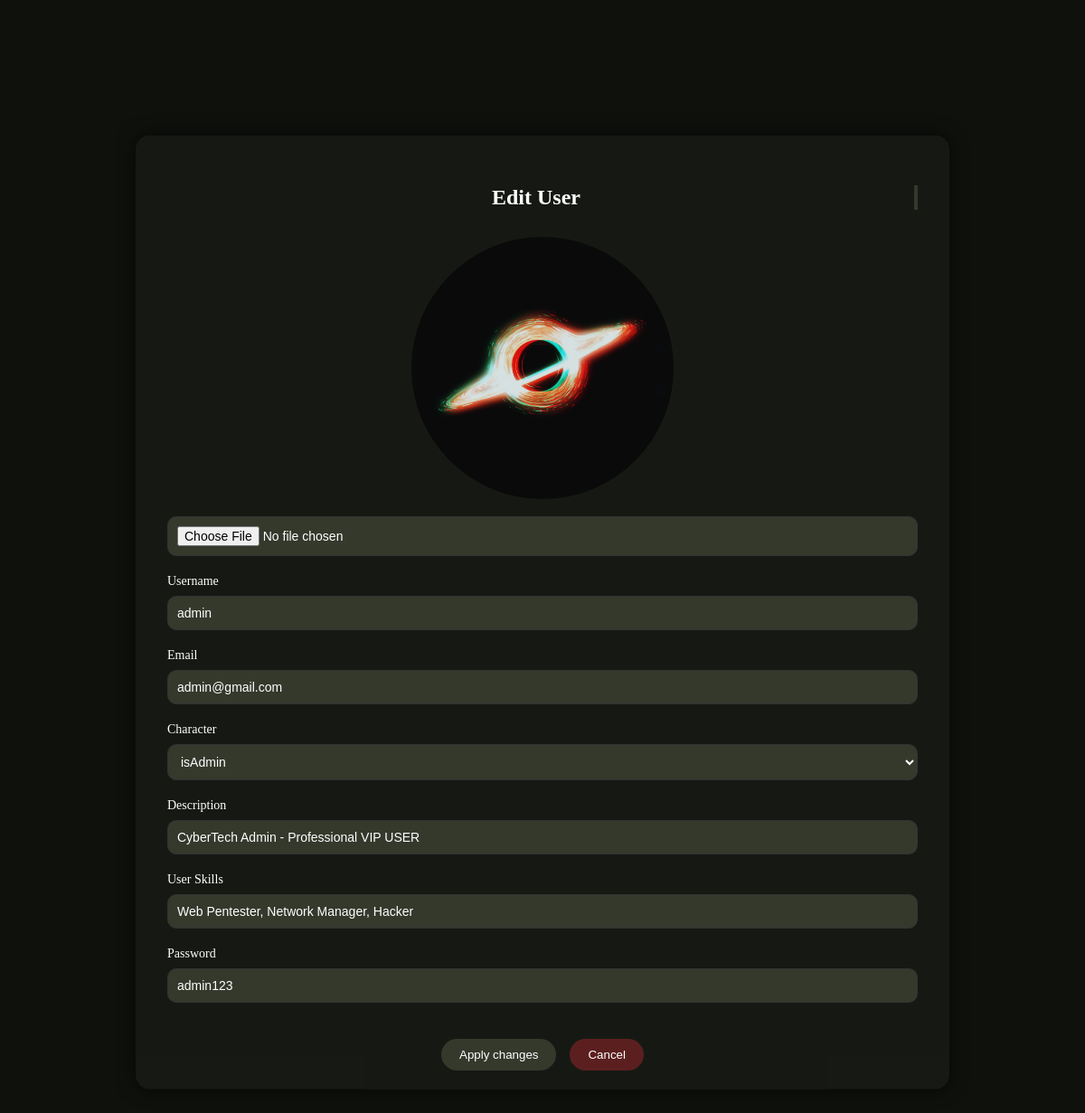
Screenshot of /php/database/editor.php?id=1&lang=en&referrer=user (signed in) with the database file from the repository.
### tables this page shows
CREATE TABLE `users` (
  `id` int(15) NOT NULL,
  `username` varchar(20) NOT NULL,
  `password` varchar(20) NOT NULL,
  `email` varchar(60) NOT NULL,
  `description` varchar(200) NOT NULL DEFAULT 'Empty',
  `user_status` varchar(10) NOT NULL DEFAULT 'Member',
  `picture` varchar(300) NOT NULL DEFAULT '../../assets/images/users.jpeg',
  `skills` varchar(500) NOT NULL DEFAULT 'Empty'
);

### php/database/editor.php (the view, shortened to what this page needs)
<?php
$isAdmin = TRUE;
$Status = "admin";
$id = $_GET['id'];
$referrer = $_GET['referrer'];
$lang = $_GET['lang'];
if ($lang == "en") {
    $page = "ltr";
} else {
    $page = "rtl";
}
$cybertech_db = mysqli_connect("localhost", "root", "", "cybertech_db");
if ($referrer == "user") {
    $database_data = mysqli_query($cybertech_db, "SELECT * FROM `users` WHERE id='$id'");
    $user_data = mysqli_fetch_array($database_data);
    if ($isAdmin == FALSE && $user_data["email"] != $_SESSION["email"]) {
        header("Location: ../../php/$lang/index.php");
        exit();
    } else {
        $username = $user_data["username"];
        $user_password = $user_data["password"];
        $user_email = $user_data["email"];
        $user_description = $user_data["description"];
        $user_status = $user_data["user_status"];
        $user_picture = $user_data["picture"];
        $user_skills = $user_data["skills"];
    }
}
?>
<!DOCTYPE html>
<html lang="<?php echo($lang);?>" dir="<?php echo($page);?>">
<head>
    <link rel="stylesheet" href="../../css/editor.css">
</head>
<body>
<div class="image-wrapper">
    <div class="admin-container">
        <div class="edit-section">
            <?php
            if ($lang == "en") {
                if ($referrer == "user") {
                    echo "<h2>Edit User</h2>";
                } else if ($referrer == "lab") {
                    echo "<h2>Edit Lab Info</h2>";
                } else if ($referrer == "machine") {
                    echo "<h2>Edit Machine Info</h2>";
                }
            } else if ($lang == "fa") {
                if ($referrer == "user") {
                    echo "<h2>ویرایش کاربر</h2>";
                } else if ($referrer == "lab") {
                    echo "<h2>ویرایش آزمایشگاه</h2>";
                } else if ($referrer == "machine") {
                    echo "<h2>ویرایش ماشین تست نفوذ</h2>";
                }
            }
            ?>
            <form class="edit-form" action="../database/apply_changes.php?referrer=<?php echo $referrer;?>&id=<?php echo $id;?>&lang=<?php echo $lang;?>" method="post" enctype="multipart/form-data">
                <div class="form-group">
                    <?php
                    if ($lang == "en") {
                        if ($referrer == "user") {
                            echo "<div class='avatar'><img src='$user_picture'></div>";
                            echo "<input type='file' name='uploadImage' id='uploadImage'>";
                        } else if ($referrer == "lab") {
                            echo "<div class='avatar'><img src='$lab_image'></div>";
                            echo "<input type='file' name='uploadImage' id='uploadImage'>";
                        } else if ($referrer == "machine") {
                            echo "<div class='avatar'><img src='$machine_image'></div>";
                            echo "<input type='file' name='uploadImage' id='uploadImage'>";
                        }
                    } else if ($lang == "fa") {
                        if ($referrer == "user") {
                            echo "<div class='avatar'><img src='$user_picture'></div>";
                            echo "<input type='file' name='uploadImage' id='uploadImage'>";
                        } else if ($referrer == "lab") {
                            echo "<div class='avatar'><img src='$lab_image'></div>";
                            echo "<input type='file' name='uploadImage' id='uploadImage'>";
                        } else if ($referrer == "machine") {
                            echo "<div class='avatar'><img src='$machine_image'></div>";
                            echo "<input type='file' name='uploadImage' id='uploadImage'>";
                        }
                    }
                    ?>
                </div>
                <div class="form-group">
                    <?php
                    if ($lang == "en") {
                        if ($referrer == "user") {
                            echo "<label>Username</label>";
                            echo "<input type='text' placeholder='Enter user name' name='username' value='$username'>";
                        } else if ($referrer == "lab") {
                            echo "<label>Lab Name</label>";
                            echo "<input type='text' placeholder='Enter lab name' name='lab_name' value='$lab_name'>";
                        } else if ($referrer == "machine") {
                            echo "<label>Machine Name</label>";
                            echo "<input type='text' placeholder='Enter machine name' name='machine_name' value='$machine_name'>";
                        }
                    } else if ($lang == "fa") {
                        if ($referrer == "user") {
                            echo "<label>نام کاربری</label>";
                            echo "<input type='text' placeholder='نام کاربری را وارد کنید' name='username' value='$username'>";
                        } else if ($referrer == "lab") {
                            echo "<label>نام آزمایشگاه</label>";
                            echo "<input type='text' placeholder='نام آزمایشگاه را وارد کنید' name='lab_name' value='$lab_name'>";
                        } else if ($referrer == "machine") {
                            echo "<label>نام ماشین</label>";
                            echo "<input type='text' placeholder='نام ماشین را وارد کنید' name='machine_name' value='$machine_name'>";
                        }
                    }
                    ?>
                </div>
                <div class="form-group">
                    <?php
                    if ($lang == "en") {
                        if ($referrer == "user") {
                            echo "<label>Email</label>";
                            echo "<input type='email' placeholder='Enter user email' name='email' value='$user_email'>";
                        } else if ($referrer == "lab") {
                            echo "<label>Lab Point</label>";
                            echo "<input type='text' placeholder='Enter laborator point' name='lab_point' value='$lab_point'>";
                        } else if ($referrer == "machine") {
                            echo "<label>Machine Description</label>";
                            echo "<input type='text' placeholder='Enter machine description' name='machine_description' value='$machine_description'>";
                        }
                    } else if ($lang == "fa") {
                        if ($referrer == "user") {
                            echo "<label>ایمیل</label>";
                            echo "<input type='email' placeholder='ایمیل را وارد کنید' name='email' value='$user_email'>";
                        } else if ($referrer == "lab") {
                            echo "<label>امتیاز آزمایشگاه</label>";
                            echo "<input type='text' placeholder='امتیاز آزمایشگاه را وارد کنید' name='lab_point' value='$lab_point'>";
                        } else if ($referrer == "machine") {
                            echo "<label>توضیحات ماشین</label>";
                            echo "<input type='text' placeholder='توضیحات ماشین را وارد کنید' name='machine_description' value='$machine_description'>";
                        }
                    }
                    ?>
                </div>
                <div class="form-group">
                    <?php
                    if ($lang == "en") {
                        if ($referrer == "user" && $isAdmin == TRUE) {
                            echo "<label>Character</label>";
                            echo "<select name='uchar'>";
                            echo "<option>isAdmin</option>";
                            echo "</select>";
                        } else if ($referrer == "lab") {
                            echo "<label>Laboratory Level</label>";
                            echo "<select name='lab_level'>";
                            echo "<option>Easy</option>";
                            echo "<option>Medium</option>";
                            echo "<option>Hard</option>";
                            echo "</select>";
                            echo "<script>document.getElementsByName('lab_level')[0].value='$lab_level'</script>";
                        } else if ($referrer == "machine") {
                            echo "<label>Vulnerable Machine Level</label>";
                            echo "<select name='machine_level'>";
                            echo "<option>Beginner</option>";
                            echo "<option>Beginner–Intermediate</option>";
                            echo "<option>Intermediate</option>";
                            echo "<option>Intermediate–Advance</option>";
                            echo "<option>Advanced</option>";
                            echo "<option>Professional</option>";
                            echo "</select>";
                            echo "<script>document.getElementsByName('machine_level')[0].value='$machine_level'</script>";
                        }
                    } else if ($lang == "fa") {
                        if ($referrer == "user" && $isAdmin == TRUE) {
                            echo "<label>نقش</label>";
                            echo "<select name='uchar'>";
                            echo "<option>Member</option>";
                            echo "<option>isAdmin</option>";
                            echo "</select>";
                            echo "<script>document.getElementsByName('uchar')[0].value='$user_status'</script>";
                        } else if ($referrer == "lab") {
                            echo "<label>سطح آزمایشگاه</label>";
                            echo "<select name='lab_level'>";
                            echo "<option>Easy</option>";
                            echo "<option>Medium</option>";
                            echo "<option>Hard</option>";
                            echo "</select>";
                            echo "<script>document.getElementsByName('lab_level')[0].value='$lab_level'</script>";
                        } else if ($referrer == "machine") {
                            echo "<label>سطح ماشین آسیب پذیر</label>";
                            echo "<select name='machine_level'>";
                            echo "<option>Beginner</option>";
                            echo "<option>Beginner–Intermediate</option>";
                            echo "<option>Intermediate</option>";
                            echo "<option>Intermediate–Advance</option>";
                            echo "<option>Advanced</option>";
                            echo "<option>Professional</option>";
                            echo "</select>";
                            echo "<script>document.getElementsByName('machine_level')[0].value='$machine_level'</script>";
                        }
                    }
                    ?>
                </div>
                <div class="form-group">
                    <?php
                    if ($lang == "en") {
                        if ($referrer == "user") {
                            echo "<label>Description</label>";
                            echo "<input type='text' placeholder='Enter user description' name='description' value='$user_description'>";
                        } else if ($referrer == "machine") {
                            echo "<label>Machine Fields</label>";
                            echo "<input type='text' placeholder='Enter machine fields' name='machine_fields' value='$machine_fields'>";
                        }
                    } else if ($lang == "fa") {
                        if ($referrer == "user") {
                            echo "<label>توضیحات</label>";
                            echo "<input type='text' placeholder='توضیحات کاربر را وارد کنید' name='description' value='$user_description'>";
                        } else if ($referrer == "machine") {
                            echo "<label>حوزه ماشین</label>";
                            echo "<input type='text' placeholder='حوزه ماشین را مشخص کنید' name='machine_fields' value='$machine_fields'>";
                        }
                    }
                    ?>
                </div>
                <div class="form-group">
                    <?php
                    if ($lang == "en") {
                        if ($referrer == "lab") {
                            echo "<label>Laboratory Link</label>";
                            echo "<input type='text' placeholder='Enter laboratory link' name='lab_link' value='$lab_url'>";
                        } else if ($referrer == "machine") {
                            echo "<label>Machine Link</label>";
                            echo "<input type='text' placeholder='Enter machine link' name='machine_link' value='$machine_url'>";
                        } else if ($referrer == "user") {
                            echo "<label>User Skills</label>";
                            echo "<input type='text' placeholder='Enter user skills' name='user_skills' value='$user_skills'>";
                        }
                    } else if ($lang == "fa") {
                        if ($referrer == "lab") {
                            echo "<label>لینک آزمایشگاه</label>";
                            echo "<input type='text' placeholder='لینک آزمایشگاه را وارد کنید' name='lab_link' value='$lab_url'>";
                        } else if ($referrer == "machine") {
                            echo "<label>لینک ماشین</label>";
                            echo "<input type='text' placeholder='لینک ماشین را وارد کنید' name='machine_link' value='$machine_url'>";
                        } else if ($referrer == "user") {
                            echo "<label>مهارت های کاربر</label>";
                            echo "<input type='text' placeholder='مهارت های کاربر را بنویسید' name='user_skills' value='$user_skills'>";
                        }
                    }
                    ?>
                </div>
                <?php if ($referrer == "user") {
                    ?><div class="form-group">
                    <?php
                    if ($lang == "en") {
                        echo "<label>Password</label>";
                        echo "<input type='text' placeholder='Enter New Password' name='user_password' value='$user_password'>";
                    } else if ($lang == "fa") {
                        echo "<label>تغییر رمز ورود</label>";
                        echo "<input type='text' placeholder='رمز جدید را وارد کنید' name='user_password' value='$user_password'>";
                    }
                    ?>
                </div><?php }?>
                <div class="form-actions">
                    <?php
                    if ($lang == "fa") {
                        echo '<button type="submit" class="save-btn">ذخیره تغییرات</button>';
                        echo '<button type="button" class="cancel-btn" onclick="redirect(\'../fa/' . $Status . '.php\')">انصراف</button>';
                    } elseif ($lang == "en") {
                        echo '<button type="submit" class="save-btn">Apply changes</button>';
                        echo '<button type="button" class="cancel-btn" onclick="redirect(\'../en/' . $Status . '.php\')">Cancel</button>';
                    }
                    ?>
                </div>
            </form>
        </div>
    </div>
</div>
</body>
</html>

### rows the page displays
users: picture (picture), username "admin", email "admin@gmail.com", description "CyberTech Admin - Professional VIP USER", user_skills "Web Pentester, Network Manager, Hacker", user_password "admin123"
